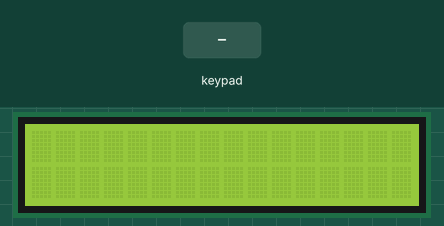
Recording of a program running on a simulated ATmega32, built with avr-gcc and emulated at 8 MHz. On the bench: 16×2 character LCD. Wiring (inferred from the names in the program): 4×4 keypad with keys 1 2 3 / 4 5 6 * 7 8 9 - o 0 = +: rows PD4, PD5, PD6, PD7; columns PD0, PD1, PD2, PD3; character LCD (HD44780): RS PC0; R/W PC1; E PC2; data PA0, PA1, PA2, PA3, PA4, PA5, PA6, PA7. Inputs (shaded band) come from the test bench.

Above: at 1.2 s.
1.3 s: keypad keys 1 2 3 4 pressed 0.4 s apart
At 4.0 s:
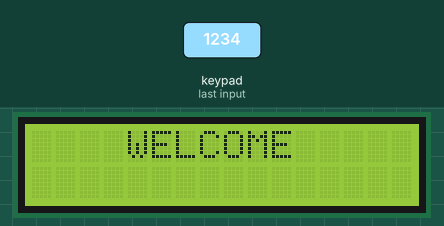
5.9 s: keypad keys 1 3 9 7 pressed 0.4 s apart
At 7.9 s:
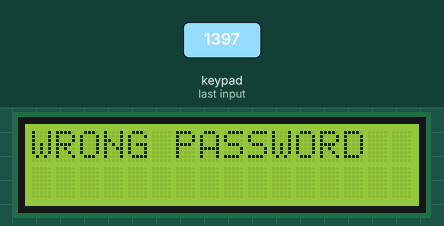
9.8 s: keypad keys 1 2 3 4 * pressed 0.4 s apart
At 14.4 s:
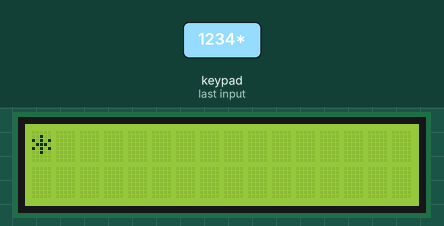
Timing chart, 0 to 15.9 s (numbered marks = the images above; inputs shaded):
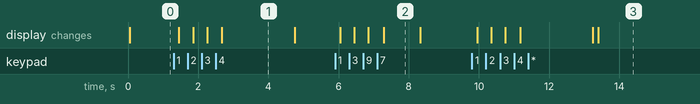

The program:

main.c
```c
/******************************************************************/
/******************************************************************/
/***************   		Author : Hossam Medhat		***************/
/***************   		Layer : APP         		***************/
/***************   		SWC : KEYPAD            	 **************/
/***************   		Version : 1.00      		***************/
/******************************************************************/
/******************************************************************/

#include "STD_TYPES.h"
#include "util/delay.h"

#include "PORT_Interface.h"
#include "LCD_Interface.h"
#include "KPD_Interface.h"

void main (void)
{

	PORT_voidInit();
	LCD_voidInit();
	u8 Local_u8PressedKey = 0xff ; //not pressed


		u8 Arr_u8Password[4]= {'1','2','3','4'};
		u8 Arr_u8User[4]= {0};

		u8 flag = 0 ;     //flag =1 when password is not correct
		u8 Counter_u8Incorrectpass =0;

		while(1)
		{
			for(u8 i =0 ; i<4 ; i++)
			{
				do{
					Local_u8PressedKey = KPD_u8GetPressedKey();
				}while(Local_u8PressedKey==0xff);

				Arr_u8User[i]=Local_u8PressedKey;
				LCD_voidSendData('*');
			}
			LCD_voidClearLCD();
			for(u8 i =0 ; i<4 ; i++)
			{
				if (Arr_u8User[i]==Arr_u8Password[i])
				{
					flag=0;
				}
				else
				{
					LCD_voidSendString("WRONG PASSWORD");
					_delay_ms(1000);
					LCD_voidClearLCD();
					flag=1;
					Counter_u8Incorrectpass++;
					break;
				}
			}

			if (flag==0)
			{
				LCD_voidGoToXY(0,4);
				LCD_voidSendString("WELCOME");
				_delay_ms(2000);
			}
			if(Counter_u8Incorrectpass==3)
			{
				LCD_voidSendString("WRONG PASSWORD");
				LCD_voidGoToXY(1,2);
				LCD_voidSendString("THREE TIMES");
				_delay_ms(2000);
				LCD_voidClearLCD();
				return;

			}
			LCD_voidClearLCD();


		}


}
```

KPD_Interface.h
```c
/******************************************************************/
/******************************************************************/
/***************   		Author : Hossam Medhat		***************/
/***************   		Layer : HAL         		***************/
/***************   		SWC : KEYPAD           		***************/
/***************   		Version : 1.00      		***************/
/******************************************************************/
/******************************************************************/


#ifndef KPD_INTERFACE_H
#define KPD_INTERFACE_H

u8 KPD_u8GetPressedKey(void);


#endif
```

KPD_Prog.c
```c
/******************************************************************/
/******************************************************************/
/***************   		Author : Hossam Medhat		***************/
/***************   		Layer : HAL         		***************/
/***************   		SWC : KEYPAD            	 **************/
/***************   		Version : 1.00      		***************/
/******************************************************************/
/******************************************************************/

#include "STD_TYPES.h"

#include "DIO_Interface.h"


#include "KPD_Cfg.h"
#include "KPD_Interface.h"
#include "KPD_Private.h"

const u8 Local_u8KPDArr[4][4]={
		{'1','2','3','/'},
		{'4','5','6','*'},
		{'7','8','9','-'},
		{'o','0','=','+'}
};


u8 KPD_u8GetPressedKey(void)
{
	u8 Local_u8PressedKey=KPD_NO_PRESSED_KEY, Local_u8ColumnIdx ,Local_u8RowIdx ,Local_u8PinState ;


	static u8 Local_u8KPDColumnArr[COLUMN_NUM]={KPD_COLUMN0_PIN,KPD_COLUMN1_PIN,KPD_COLUMN2_PIN,KPD_COLUMN3_PIN};
	static u8 Local_u8KPDRowArr[ROW_NUM]={KPD_ROW0_PIN,KPD_ROW1_PIN,KPD_ROW2_PIN,KPD_ROW3_PIN};

	for (Local_u8ColumnIdx = 0 ; Local_u8ColumnIdx <COLUMN_NUM ; Local_u8ColumnIdx++)
	{
		/*Activate current column*/
		DIO_u8SetPinValue(KPD_PORT,Local_u8KPDColumnArr[Local_u8ColumnIdx] ,DIO_LOW);

		for (Local_u8RowIdx = 0 ; Local_u8RowIdx <ROW_NUM ; Local_u8RowIdx++)
		{
			/*Read the current row*/
			Local_u8PinState=DIO_u8GetPinValue(KPD_PORT,Local_u8KPDRowArr[Local_u8RowIdx]);

			/*Check if switch is pressed*/
			if (DIO_LOW==Local_u8PinState)
			{

				Local_u8PressedKey=Local_u8KPDArr[Local_u8RowIdx][Local_u8ColumnIdx];

				/*pooling (busy waiting) until the key is released*/
				while(DIO_LOW==Local_u8PinState)
				{
					Local_u8PinState=DIO_u8GetPinValue(KPD_PORT,Local_u8KPDRowArr[Local_u8RowIdx]);
				}

				return Local_u8PressedKey;
			}
		}

		/*Deactivate current column*/
		DIO_u8SetPinValue(KPD_PORT,Local_u8KPDColumnArr[Local_u8ColumnIdx] ,DIO_HIGH);
	}

	return Local_u8PressedKey;
}
```

KPD_Cfg.h
```c
/******************************************************************/
/******************************************************************/
/***************   		Author : Hossam Medhat		***************/
/***************   		Layer : MCAL         		***************/
/***************   		SWC : PORT           		***************/
/***************   		Version : 1.00      		***************/
/******************************************************************/
/******************************************************************/
#ifndef PORT_CFG_H
#define PORT_CFG_H

#define		KPD_PORT		  		 DIO_PORTD

#define 	KPD_COLUMN0_PIN			 DIO_PIN0
#define 	KPD_COLUMN1_PIN			 DIO_PIN1
#define 	KPD_COLUMN2_PIN			 DIO_PIN2
#define 	KPD_COLUMN3_PIN			 DIO_PIN3

#define 	KPD_ROW0_PIN			 DIO_PIN4
#define 	KPD_ROW1_PIN			 DIO_PIN5
#define 	KPD_ROW2_PIN			 DIO_PIN6
#define 	KPD_ROW3_PIN			 DIO_PIN7

#define ROW_NUM		4
#define COLUMN_NUM	4

#define		KPD_NO_PRESSED_KEY		 0XFF


#endif
```

LCD_Cfg.h
```c
/******************************************************************/
/******************************************************************/
/***************   		Author : Hossam Medhat		***************/
/***************   		Layer : HAL         		***************/
/***************   		SWC : LCD           		***************/
/***************   		Version : 1.00      		***************/
/******************************************************************/
/******************************************************************/
#ifndef LCD_CFG_H
#define LCD_CFG_H

#define  LCD_DATA_PORT		DIO_PORTA

#define  LCD_CTRL_PORT		DIO_PORTC
#define  LCD_RS_PIN			DIO_PIN0
#define  LCD_RW_PIN			DIO_PIN1
#define  LCD_E_PIN			DIO_PIN2


#endif
```

LCD_Interface.h
```c
/******************************************************************/
/******************************************************************/
/***************   		Author : Hossam Medhat		***************/
/***************   		Layer : HAL         		***************/
/***************   		SWC : LCD           		***************/
/***************   		Version : 1.00      		***************/
/******************************************************************/
/******************************************************************/
#ifndef LCD_INTERFACE_H
#define LCD_INTERFACE_H

void LCD_voidSendCommand(u8 Cpy_u8Command);

void LCD_voidSendData(u8 Cpy_u8Data);

void LCD_voidInit(void);

void LCD_voidSendString (const char * Cpy_pcString);

void LCD_voidGoToXY(u8 Cpy_u8XPos ,u8 Cpy_u8YPos  );

void LCD_voidWriteSpecialCharacter(u8* Cpy_u8Pattern , u8 Cpy_u8PatternNumber ,u8 Cpy_u8XPos , u8 Cpy_u8YPos);

void LCD_voidClearLCD(void);

void LCD_voidSendNumber(u8* str);

#endif
```

LCD_Prog.c
```c
/******************************************************************/
/******************************************************************/
/***************   		Author : Hossam Medhat		***************/
/***************   		Layer : HAL         		***************/
/***************   		SWC : LCD           		***************/
/***************   		Version : 1.00      		***************/
/******************************************************************/
/******************************************************************/


#include "STD_TYPES.h"
#include <util/delay.h>

#include "DIO_Interface.h"

#include "LCD_Interface.h"
#include "LCD_Cfg.h"
#include "LCD_Private.h"


void LCD_voidSendCommand(u8 Cpy_u8Command)
{
	/* Set RS to low for command */
	DIO_u8SetPinValue(LCD_CTRL_PORT , LCD_RS_PIN , DIO_LOW);

	/* Set RW to low for write */
	DIO_u8SetPinValue(LCD_CTRL_PORT , LCD_RW_PIN , DIO_LOW);

	/* Set command to data pins */
	DIO_u8SetPortValue(LCD_DATA_PORT , Cpy_u8Command);

	/*Send enable pulse */
	DIO_u8SetPinValue(LCD_CTRL_PORT , LCD_E_PIN , DIO_HIGH);
	_delay_ms(2);
	DIO_u8SetPinValue(LCD_CTRL_PORT , LCD_E_PIN , DIO_LOW);

}

void LCD_voidSendData(u8 Cpy_u8Data)
{
	/* Set RS to high for data */
	DIO_u8SetPinValue(LCD_CTRL_PORT , LCD_RS_PIN , DIO_HIGH);

	/* Set RW to low for write */
	DIO_u8SetPinValue(LCD_CTRL_PORT , LCD_RW_PIN , DIO_LOW);

	/* Set data to data pins */
	DIO_u8SetPortValue(LCD_DATA_PORT , Cpy_u8Data);

	/*Send enable pulse */
	DIO_u8SetPinValue(LCD_CTRL_PORT , LCD_E_PIN , DIO_HIGH);
	_delay_ms(2);
	DIO_u8SetPinValue(LCD_CTRL_PORT , LCD_E_PIN , DIO_LOW);
}

void LCD_voidInit(void)
{
	/*wait for more than 30 ms*/
	_delay_ms(40);

	/*Function set command 2 lines , 5*8 font size*/
	LCD_voidSendCommand(0b00111000);

	_delay_ms(1);

	/*Display on off control : display enable , disblay cursor , display blink */
	LCD_voidSendCommand(0b00001100);

	_delay_ms(1);
	/*Clear display*/
	LCD_voidSendCommand(1);

    _delay_ms(2);

	/*Entry Mode Set*/
	LCD_voidSendCommand(0b00000110);

}

void LCD_voidSendString (const char * Cpy_pcString)
{
	u8 Local_u8Counter = 0;
	while (Cpy_pcString[Local_u8Counter]!='\0')
	{
		LCD_voidSendData(Cpy_pcString[Local_u8Counter]);
		Local_u8Counter++;
	}
}

void LCD_voidGoToXY(u8 Cpy_u8XPos ,u8 Cpy_u8YPos  )
{
	u8 Local_u8Address;
	if (Cpy_u8XPos==0)
	{
		/*Writing in first line*/
		Local_u8Address = Cpy_u8YPos;
	}
	else if (Cpy_u8XPos==1)
	{
		/*Writing in second line*/
		Local_u8Address = Cpy_u8YPos+0x40;
	}
	LCD_voidSendCommand(Local_u8Address+128);
}


void LCD_voidWriteSpecialCharacter(u8* Cpy_u8Pattern , u8 Cpy_u8PatternNumber ,u8 Cpy_u8XPos , u8 Cpy_u8YPos)
{
	u8 Local_u8CGRAMAddress=0,Local_u8Iterator;
	/*Calculate the CG RAM address whose its block is 8 bytes*/
	Local_u8CGRAMAddress = Cpy_u8PatternNumber*8;

	/*Send CG RAM address command to LCD , with wetting bit 6 , clearing bit 7*/
	LCD_voidSendCommand(Local_u8CGRAMAddress+64);

	/*Write the pattern into CG RAM*/
	for(Local_u8Iterator=0;Local_u8Iterator<8;Local_u8Iterator++)
	{
		LCD_voidSendData(Cpy_u8Pattern[Local_u8Iterator]);
	}
	/*Go to the DD RAM to display the pattern*/
	LCD_voidGoToXY(Cpy_u8XPos,Cpy_u8YPos);

	/*Display the pattern in the CG RAM */
	LCD_voidSendData(Cpy_u8PatternNumber);

}

void LCD_voidClearLCD(void){
	LCD_voidSendCommand(0b00000001);

}

void LCD_voidSendNumber(u8* str){
	u8 index;
	for (index=0 ; str[index]!='\0';index++) // '\0' It expresses to NULL the end of string
	{
		LCD_voidSendData(str[index]);
	}

}
```

BIT_MATH.h
```c
/******************************************************************/
/******************************************************************/
/***************   		Author : Hossam Medhat		***************/
/***************   		Layer : MCAL         		***************/
/***************   		SWC : DIO            		***************/
/***************   		Version : 1.00      		***************/
/******************************************************************/
/******************************************************************/

#ifndef BIT_MATH_H
#define BIT_MATH_H


#define SET_BIT(VAR,BIT) (VAR) |=  (1 << (BIT))
#define CLR_BIT(VAR,BIT) (VAR) &= ~(1 << (BIT))
#define TOG_BIT(VAR,BIT) (VAR) ^=  (1 << (BIT))
#define GET_BIT(VAR,BIT) (((VAR) >> (BIT)) & 0x01)


#endif
```

DIO_Cfg.h
```c
/*
 * DIO_Cfg.h
 *
 *  Created on: Sep 13, 2023
 *      Author: Computec
 */

#ifndef DIO_CFG_H_
#define DIO_CFG_H_


#endif /* DIO_CFG_H_ */
```

DIO_Interface.h
```c
/******************************************************************/
/******************************************************************/
/***************   		Author : Hossam Medhat		***************/
/***************   		Layer : MCAL         		***************/
/***************   		SWC : DIO            		***************/
/***************   		Version : 1.00      		***************/
/******************************************************************/
/******************************************************************/
#ifndef DIO_INTERFACE_H
#define DIO_INTERFACE_H


/* Cpy_u8Port */
#define DIO_PORTA 0
#define DIO_PORTB 1
#define DIO_PORTC 2
#define DIO_PORTD 3

/*Cpy_u8Pin */
#define DIO_PIN0 0
#define DIO_PIN1 1
#define DIO_PIN2 2
#define DIO_PIN3 3
#define DIO_PIN4 4
#define DIO_PIN5 5
#define DIO_PIN6 6
#define DIO_PIN7 7


/*Cpy_u8Dirc*/
#define DIO_INPUT  0
#define DIO_OUTPUT 1

/* Cpy_u8Value */
#define DIO_HIGH  1
#define DIO_LOW   0


/* For pins */

u8 DIO_u8SetPinValue (u8 Cpy_u8Port , u8 Cpy_u8Pin , u8 Cpy_u8Value);
u8 DIO_u8GetPinValue (u8 Cpy_u8Port , u8 Cpy_u8Pin);

/* For port */

u8 DIO_u8SetPortValue (u8 Cpy_u8Port , u8 Cpy_u8Value);
u8 DIO_u8GetPortValue (u8 Cpy_u8Port);

#endif
```

DIO_Private.h
```c
/*
 * DIO_Private.h
 *
 *  Created on: Sep 13, 2023
 *      Author: Computec
 */

#ifndef DIO_PRIVATE_H_
#define DIO_PRIVATE_H_


#endif /* DIO_PRIVATE_H_ */
```

DIO_Prog.c
```c
/******************************************************************/
/******************************************************************/
/***************   		Author : Hossam Medhat		***************/
/***************   		Layer : MCAL         		***************/
/***************   		SWC : DIO            		***************/
/***************   		Version : 1.00      		***************/
/******************************************************************/
/******************************************************************/
/*****************************************************/
/* 1 - include libraries */
#include "STD_TYPES.h"
#include "BIT_MATH.h"

/* 2 - include module's files */
#include "DIO_Interface.h"
#include "DIO_Private.h"
#include "DIO_Cfg.h"
#include "DIO_Reg.h"


u8 DIO_u8SetPinValue (u8 Cpy_u8Port , u8 Cpy_u8Pin , u8 Cpy_u8Value){
	u8 Local_u8StateError = 0 ;
	if(Cpy_u8Pin<= DIO_PIN7)
	{
		if (Cpy_u8Value == DIO_INPUT)
		{
			switch (Cpy_u8Port){
			case DIO_PORTA : CLR_BIT(PORTA , Cpy_u8Pin) ; break;
			case DIO_PORTB : CLR_BIT(PORTB , Cpy_u8Pin); break;
			case DIO_PORTC : CLR_BIT(PORTC , Cpy_u8Pin); break;
			case DIO_PORTD : CLR_BIT(PORTD , Cpy_u8Pin); break;
			default: Local_u8StateError = 1; 			break;
			}
		}
		else if (Cpy_u8Value == DIO_OUTPUT){
			switch (Cpy_u8Port){
			case DIO_PORTA : SET_BIT(PORTA , Cpy_u8Pin) ; break;
			case DIO_PORTB : SET_BIT(PORTB , Cpy_u8Pin); break;
			case DIO_PORTC : SET_BIT(PORTC , Cpy_u8Pin); break;
			case DIO_PORTD : SET_BIT(PORTD , Cpy_u8Pin); break;
			default: Local_u8StateError = 1; 			break;
			}
		}
		else{
			Local_u8StateError = 1;
		}
	}
	else {
		Local_u8StateError = 1;
	}

	return Local_u8StateError;
}
u8 DIO_u8GetPinValue (u8 Cpy_u8Port , u8 Cpy_u8Pin){
	u8 local_u8InValue = 0 ;
	switch (Cpy_u8Port){
	case DIO_PORTA : local_u8InValue = GET_BIT(PINA , Cpy_u8Pin) ; break;
	case DIO_PORTB : local_u8InValue = GET_BIT(PINB , Cpy_u8Pin); break;
	case DIO_PORTC : local_u8InValue = GET_BIT(PINC , Cpy_u8Pin); break;
	case DIO_PORTD : local_u8InValue = GET_BIT(PIND , Cpy_u8Pin); break;
	}

	return local_u8InValue ;
}


u8 DIO_u8SetPortValue (u8 Cpy_u8Port , u8 Cpy_u8Value){
	u8 Local_u8StateError =0;
	switch (Cpy_u8Port)
	{
	case DIO_PORTA : PORTA =  Cpy_u8Value; break;
	case DIO_PORTB : PORTB =  Cpy_u8Value; break;
	case DIO_PORTC : PORTC =  Cpy_u8Value; break;
	case DIO_PORTD : PORTD =  Cpy_u8Value; break;
	default: Local_u8StateError = 1;     break;
	}
	return Local_u8StateError ;

}
u8 DIO_u8GetPortValue (u8 Cpy_u8Port){
	u8 local_u8InValue = 0 ;
	switch (Cpy_u8Port){
	case DIO_PORTA : local_u8InValue = PINA ; break;
	case DIO_PORTB : local_u8InValue = PINB ; break;
	case DIO_PORTC : local_u8InValue = PINC ; break;
	case DIO_PORTD : local_u8InValue = PIND ; break;
	}

	return local_u8InValue ;
}
```

DIO_Reg.h
```c
/******************************************************************/
/******************************************************************/
/***************   		Author : Hossam Medhat		***************/
/***************   		Layer : MCAL         		***************/
/***************   		SWC : DIO            		***************/
/***************   		Version : 1.00      		***************/
/******************************************************************/
/******************************************************************/
#ifndef DIO_REG_H
#define DIO_REG_H

#define PORTA  (*((volatile u8 *) 0x3B))

#define PINA   (*((volatile u8 *) 0x39))

#define PORTB  (*((volatile u8 *) 0x38))

#define PINB   (*((volatile u8 *) 0x36))

#define PORTC  (*((volatile u8 *) 0x35))

#define PINC   (*((volatile u8 *) 0x33))

#define PORTD  (*((volatile u8 *) 0x32))

#define PIND   (*((volatile u8 *) 0x30))

#endif
```

KPD_Private.h
```c

```

LCD_Private.h
```c
/******************************************************************/
/******************************************************************/
/***************   		Author : Hossam Medhat		***************/
/***************   		Layer : HAL         		***************/
/***************   		SWC : LCD            		***************/
/***************   		Version : 1.00      		***************/
/******************************************************************/
/******************************************************************/
#ifndef LCD_PRIVATE_H
#define LCD_PRIVATE_H


#endif
```

PORT_Interface.h
```c
/******************************************************************/
/******************************************************************/
/***************   		Author : Hossam Medhat		***************/
/***************   		Layer : MCAL         		***************/
/***************   		SWC : PORT           		***************/
/***************   		Version : 1.00      		***************/
/******************************************************************/
/******************************************************************/
#ifndef PORT_INTERFACE_H
#define PORT_INTERFACE_H

void PORT_voidInit(void);

#endif
```

STD_TYPES.h
```c
/*
 * STD_TYPES.h
 *
 *  Created on: Aug 13, 2021
 *      Author: Mosad
 */

#ifndef STD_TYPES_H_
#define STD_TYPES_H_

typedef unsigned char u8;
typedef unsigned short int u16;
typedef unsigned long int u32;

typedef signed char s8;
typedef signed short int s16;
typedef signed long int s32;

typedef float f32;
typedef double f64;

#endif /* STD_TYPES_H_ */
```

Source omitted: PORT_Cfg.h (3089 bytes), PORT_Private.h (2356 bytes), PORT_Prog.c (861 bytes), PORT_Reg.h (900 bytes)

Measured:
- after the input at 1.3 s, the display: first changes after 0.15 s (image 1 shows a later state)
- after the input at 5.9 s, the display: first changes after 0.15 s (image 2 shows a later state)
- after the input at 9.8 s, the display: changes after 0.15 s (image 3)
- what the display in image 1 shows lasts 2.0 s, from 2.7 s to 4.7 s
- what the display in image 2 shows lasts 1.0 s, from 7.3 s to 8.3 s
